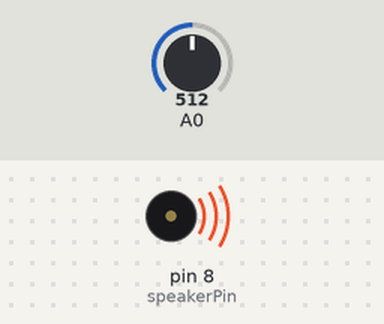
Bench run of a sketch on a simulated Arduino Uno, built with avr-gcc and run on an emulated ATmega328P. Shown: buzzer (waves = sounding). Inputs (shaded band) come from the test bench; at power-on: A0 = 512. What the sketch prints to the serial monitor is not drawn.

Above: at 0.22 s.
At 5.5 s:
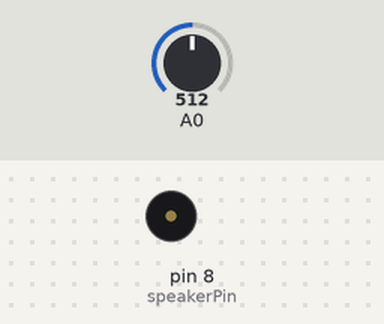
Timing chart, 0 to 5.8 s (numbered marks = the images above):
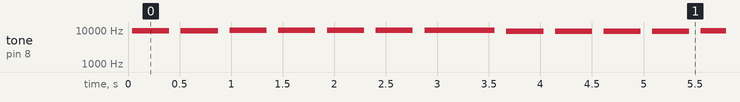

Measured:
- by itself, tone on pin 8 (speakerPin): plays 9501 Hz for 0.36 s, 9507 Hz for 0.36 s, 9691 Hz for 0.36 s, 9691 Hz for 0.36 s, 9691 Hz for 0.36 s, 9691 Hz for 0.36 s … (212 notes in this stretch)

The sketch:

Piezo.ino
```cpp
////옥타브 C (도)
////1옥타브 32.7
////2 65.4
////3 130.8
////4 261.6
////5 523.3
////6 1046.6
//
//int speakerPin = 9;
//int numTones = 10;
//// mid C C# D D# E F F# G G# A
//int tones[] = {261, 277, 294, 311, 330, 349, 370, 392, 415, 440};
//
//void setup() {
//  // put your setup code here, to run once:
//  for(int i = 0 ; i < numTones; i++){
//    tone(speakerPin, tones[i]);
//    delay(500);
//  }
//  noTone(speakerPin);
//}
//
//void loop() {
//  // put your main code here, to run repeatedly:
//
//}


//  https://www.arduino.cc/en/Tutorial/melody

int speakerPin = 8;
int length = 15; // the number of notes
char notes[] = "ccggaagffeeddc "; // a space represents a rest
int beats[] = { 1, 1, 1, 1, 1, 1, 2, 1, 1, 1, 1, 1, 1, 2, 4 };
int tempo = 300;

void playTone(int tone, int duration) {
  for (long i = 0; i < duration * 1000L; i += tone * 2) {
    digitalWrite(speakerPin, HIGH);
    delayMicroseconds(tone);
    digitalWrite(speakerPin, LOW);
    delayMicroseconds(tone);
  }
}

void playNote(char note, int duration, int loopNum) {
  char names[] = { 'c', 'd', 'e', 'f', 'g', 'a', 'b', 'C' };
  int tones[] = { 1915, 1700, 1519, 1432, 1275, 1136, 1014, 956 };

  // play the tone corresponding to the note name
  for (int i = 0; i < 8; i++) {
    if (names[i] == note) {
      int newTone = notes[i];
      for(int j = 0 ; j < loopNum ; j++){
        newTone = newTone / 2;
      }
      playTone(newTone, duration);
    }
  }
}

void setup() {
  Serial.begin(9600);
  pinMode(speakerPin, OUTPUT);
}

int getBrightness(){
  int value = analogRead(A0);
  int result = 0;
  if(value > 120){
    result = 4;
  }else{
    result = map(value, 0, 120, 0, 4);
  }
  return result;
}

void loop() {
  Serial.println(analogRead(A0));
  for (int i = 0; i < length; i++) {

    if (notes[i] == ' ') {
      delay(beats[i] * tempo); // rest
    } else {

//      int value = analogRead(A0);
//      int result = 0;
//      result = map(value, 30, 120, 0, 4);
//
//      playNote(notes[i], beats[i] * tempo, result);

      playNote(notes[i], beats[i] * tempo, 5-getBrightness());

    }

    // pause between notes
    delay(tempo / 2);
  }
}
```
